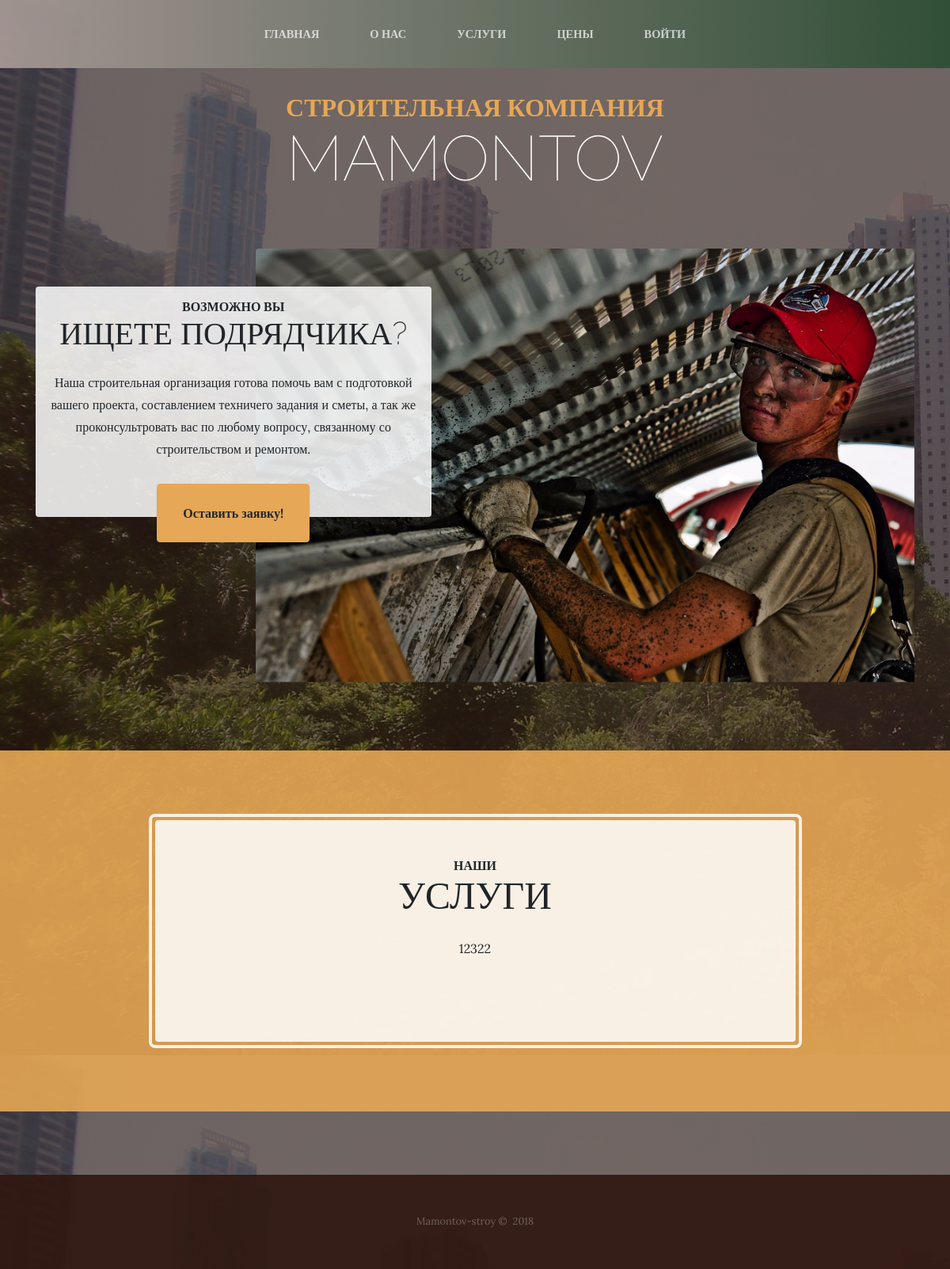
The page / on the database its author committed.
### main/models.py (models this page shows, shortened)
class Post(models.Model):
    title_name = models.ManyToManyField(Post_Category,
    related_name='post',)
    text_one = RichTextField( db_index=True, null=True, blank=True,)
    text_second = RichTextField(db_index=True, null=True, blank=True)
    text_third = RichTextField(db_index=True, null=True,  blank=True)
    text_four = RichTextField(db_index=True, null=True,  blank=True)

### main/views.py (the view, shortened to what this page needs)
# urls.py: path('', views.index, name='index'),
def index(request):
  form = Order_enter()
  orders = Order.objects.all()
  title_name = Post_Category.objects.filter(id=1)
  post_edit = Text_editor()
  context = {"form": form,
            'orders':orders,
            'title_name':title_name,
}
  return render(request, 'index.html', context)

### main/models.py (called while the page is built)
    def get_products(self):
        return Post.objects.filter(title_name__title=self.title)

### main/templates/index.html (shortened to what this page needs)
{% extends "base.html" %}
{% load static %}
{% load crispy_forms_tags %}
{% block content %}
<h1 class="text-center text-white d-none d-lg-block site-heading"><span class="text-primary site-heading-upper mb-3">строительная компания</span><span class="site-heading-lower">Mamontov</span></h1>
    {% if request.user.is_staff %}
    {% include "loged_user.html" %}
            {%else%}
    {% include "annonym.html" %}
            {%endif%}
{% endblock content %}

### main/templates/annonym.html (shortened to what this page needs)
{% load static%}
<section class="page-section clearfix">
    <div class="container">
        <div class="intro"><img class="img-fluid intro-img mb-3 mb-lg-0 rounded" src="{% static '/media/intro.jpg' %}">
            <div id="list_one" class="intro-text left-0 text-centerfaded p-5 rounded bg-faded text-center">
                <h2 class="section-heading mb-4"><span class="section-heading-upper">возможно вы</span><span id="podryad" class="section-heading-lower">ищете подрядчика?</span></h2>
                <p class="text-left mb-3" id="text-one">
                    {% for category in title_name%}
                    {%for p in category.get_products%}
                    {{p.text_one|safe}}
                    {%endfor%}
                    {%endfor%}<br></p>
                <div class="mx-auto intro-button"><a class="btn btn-primary d-inline-block mx-auto btn-xl" style="font-size: 1rem;" role="button"
                    id="button">Оставить заявку!</a></div>
            </div>
        </div>
    </div>
</section>
<section id="second" class="page-section cta">
    <div class="container">
        <div class="row">
            <div class="col-xl-9 mx-auto">
                <div class="cta-inner text-center rounded">
                    <h2 class="section-heading mb-4"><span class="section-heading-upper">наши</span><span class="section-heading-lower">услуги</span></h2>
                    <p class="text-left mb-0" id="my_text">
                        {% for category in title_name%}
                        {%for p in category.get_products%}
                        {{p.text_second|safe}}
                        {%endfor%}
                        {%endfor%}<br></p>
                </div>
            </div>
        </div>
    </div>
</section>

### rows shown on the page
Post: text_one "Наша строительная организация готова помочь вам с подготовкой вашего проекта, составлением техничего задания и сметы, а так же проконсультровать вас по любому вопросу, связанному со строительством и ремонтом.", text_second "12322"
